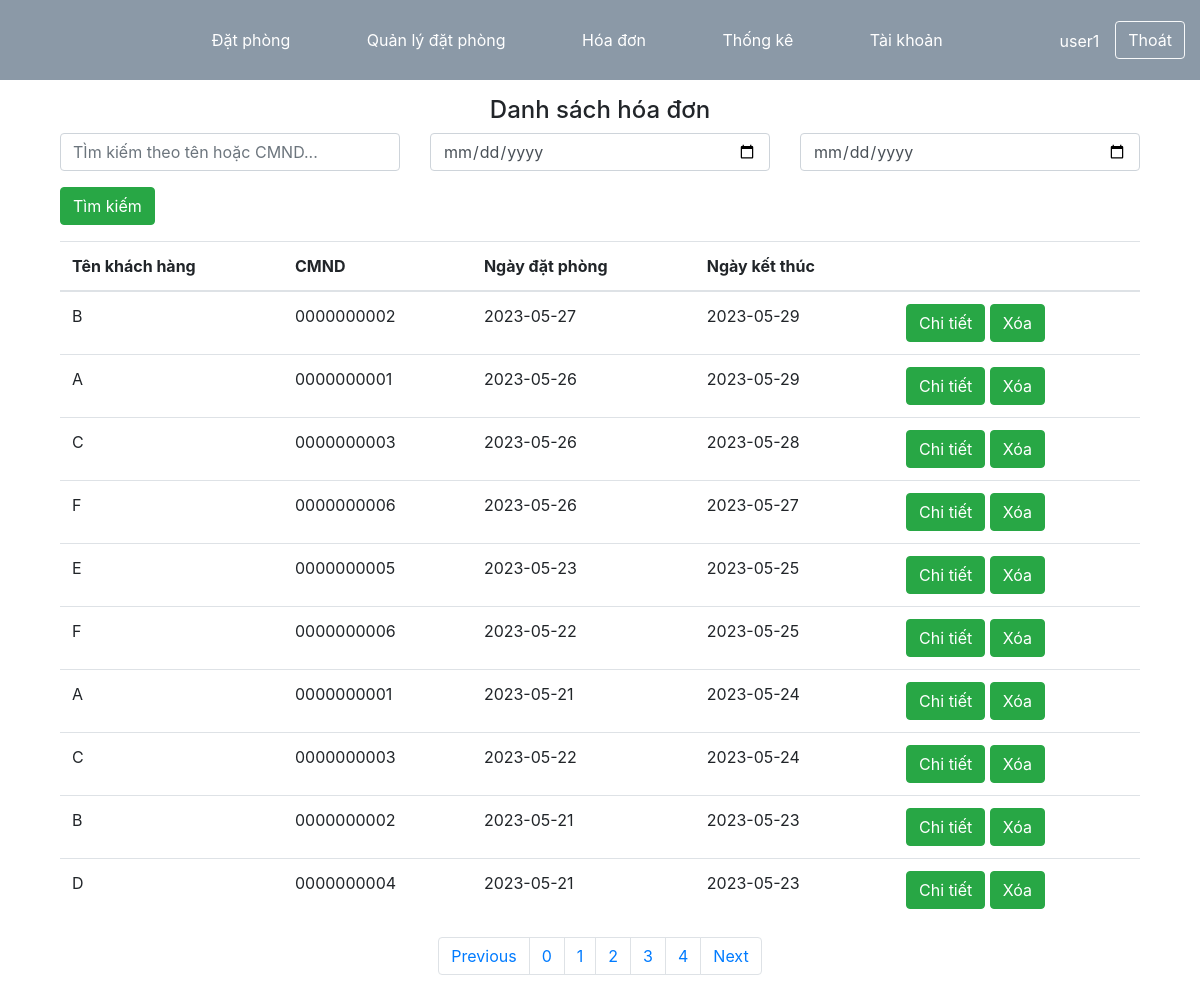
The app's page /nhanvien/index.php?action=hoadon&p=1 (signed in) with its own data.
### tables this page shows
CREATE TABLE IF NOT EXISTS `hoadon` (
  `ID` varchar(50) NOT NULL,
  `datphongID` int NOT NULL,
  `loaithanhtoan` varchar(50) NOT NULL,
  `tongtienthanhtoan` decimal(10,0) NOT NULL,
  `tenkhachhang` varchar(50) NOT NULL,
  `tennguoithanhtoan` varchar(50) NOT NULL,
  `ngaydatphong` date NOT NULL,
  `ngayketthuc` date NOT NULL,
  `diachinguoithanhtoan` varchar(100) NOT NULL,
  `MST` varchar(50) NOT NULL,
  `stk` varchar(50) NOT NULL,
  `tongtiensauthue` decimal(10,0) NOT NULL,
  `VAT` double(10,2) NOT NULL,
  `VATthanhtoan` decimal(10,0) NOT NULL,
  `songaythue` int NOT NULL,
  `phuthuloaikhach` double(10,2) NOT NULL,
  `CMND` varchar(50) NOT NULL,
  PRIMARY KEY (`ID`)
);

### nhanvien/hoadon/XL_danhmuchoadon.php (called while the page is built, shortened)
<?php
	$hd = new hoadonModel();
	$key = "";
	$tungay = "";
	$denngay = "";
	$url_query = "";
	$page = 0;
	if(!isset($_GET['p']))
	{
		$page = 0;
	}
	else{
		$page = $_GET['p'];
		$url_query = $url_query."&p=".$_GET['p'];
	}
	$limit = 10;
	$count = 0;
	$ds_hd = $hd->phantrang($page,$key,$tungay,$denngay,$limit,$count);
	include('../lib/phantrang.php');
	$url = 'index.php?action=hoadon'.$url_query;
	$phantrang = phantrang($count,$url,$limit);
 ?>

### models/database.php (called while the page is built, shortened)
<?php
	class connect{
		public function get_data($sql)
		{
			$conn = mysqli_connect("localhost","root","","quanlykhachsan");
			$result = mysqli_query($conn,$sql);
			$arr = mysqli_fetch_all($result,MYSQLI_ASSOC);
			return $arr;
		}
	}
 ?>

### models/hoadonModel.php (called while the page is built, shortened)
<?php
	class hoadonModel extends connect
	{
		public function phantrang($p,$key,$tungay,$denngay,$limit,&$count)
		{
			$offset = $limit*$p;
			$sql = "select count(ID) as count from hoadon where tenkhachhang like '%$key%' or CMND like '%$key%';";
			$ds = $this->get_data($sql);
			if(isset($tungay)&&isset($denngay)&&$tungay!=''&&$denngay!='')
			{
				$sql = "select * from hoadon where (tenkhachhang like '%$key%' or CMND like '%$key%') and (ngayketthuc between '$tungay' and
				'$denngay') ORDER BY ngayketthuc DESC LIMIT $limit OFFSET $offset;";
				$ds = $this->get_data($sql);
			}
			else{
				$sql = "select * from hoadon where tenkhachhang like '%$key%' or CMND like '%$key%' ORDER BY ngayketthuc DESC LIMIT $limit OFFSET $offset;";
				$ds = $this->get_data($sql);
			}
			return $ds;
		}
	}
 ?>

### nhanvien/hoadon/load_danhmuchoadon.php (the view, shortened to what this page needs)
<div style="width:90%; margin: 0 auto;">
	<div class="text-center"><h4>Danh sách hóa đơn</h4></div>
	<form action='index.php?action=hoadon<?php echo $url_query ?>' method="GET">
		<div class="row">
			<div class="col col-md-4">
				<input class="form-control" type="text" name="key" placeholder="TÌm kiếm theo tên hoặc CMND...">
			</div>
			<div class="col col-md-4">
				<input class="form-control" type="date" name="tungay" value="">
			</div>
			<div class="col col-md-4">
				<input class="form-control" type="date" name="denngay" value="">
			</div>
		</div>
		<div class="mt-3 mb-3">
			<input type="submit" class="btn btn-success" name="btn_timkiem" value="Tìm kiếm">
		</div>
	</form>
	<table class="table">
	  <thead>
	    <tr>
	      <th scope="col">Tên khách hàng</th>
	      <th scope="col">CMND</th>
	      <th scope="col">Ngày đặt phòng</th>
	      <th scope="col">Ngày kết thúc</th>
	      <th scope="col"></th>
	    </tr>
	  </thead>
	  <tbody>
	  	<?php foreach ($ds_hd as $key => $value): ?>
	  		<tr>
		      <td><?php echo $value['tenkhachhang'] ?></td>
		      <td><?php echo $value['CMND'] ?></td>
		      <td><?php echo $value['ngaydatphong'] ?></td>
		      <td><?php echo $value['ngayketthuc'] ?></td>
		      <td>
		      	<a href="index.php?action=chitiethoadon&id=<?php echo $value['ID'] ?>"><button class="btn btn-success">Chi tiết</button></a>
		      	<a href="index.php?action=hoadon<?php echo $url_query ?>&xoahd=0&id=<?php echo $value['ID'] ?>"><button class="btn btn-success">Xóa</button></a>
		      </td>
		    </tr>
	  	<?php endforeach ?>
	  </tbody>
	</table>
	<div class="text-center"><?php echo $phantrang ?></div>
</div>

### css/style.css (style rules this page uses)
* { margin: 0; padding: 0; box-sizing: border-box; list-style: none; text-decoration: none; }

### records on screen
hoadon: tenkhachhang "B", CMND "0000000002", ngaydatphong "2023-05-27", ngayketthuc "2023-05-29"
hoadon: tenkhachhang "A", CMND "0000000001", ngaydatphong "2023-05-26", ngayketthuc "2023-05-29"
hoadon: tenkhachhang "C", CMND "0000000003", ngaydatphong "2023-05-26", ngayketthuc "2023-05-28"
hoadon: tenkhachhang "F", CMND "0000000006", ngaydatphong "2023-05-26", ngayketthuc "2023-05-27"
hoadon: tenkhachhang "E", CMND "0000000005", ngaydatphong "2023-05-23", ngayketthuc "2023-05-25"
hoadon: tenkhachhang "F", CMND "0000000006", ngaydatphong "2023-05-22", ngayketthuc "2023-05-25"
hoadon: tenkhachhang "A", CMND "0000000001", ngaydatphong "2023-05-21", ngayketthuc "2023-05-24"
hoadon: tenkhachhang "C", CMND "0000000003", ngaydatphong "2023-05-22", ngayketthuc "2023-05-24"
hoadon: tenkhachhang "B", CMND "0000000002", ngaydatphong "2023-05-21", ngayketthuc "2023-05-23"
hoadon: tenkhachhang "D", CMND "0000000004", ngaydatphong "2023-05-21", ngayketthuc "2023-05-23"

### other values on screen
$_SESSION['user'] "user1"
